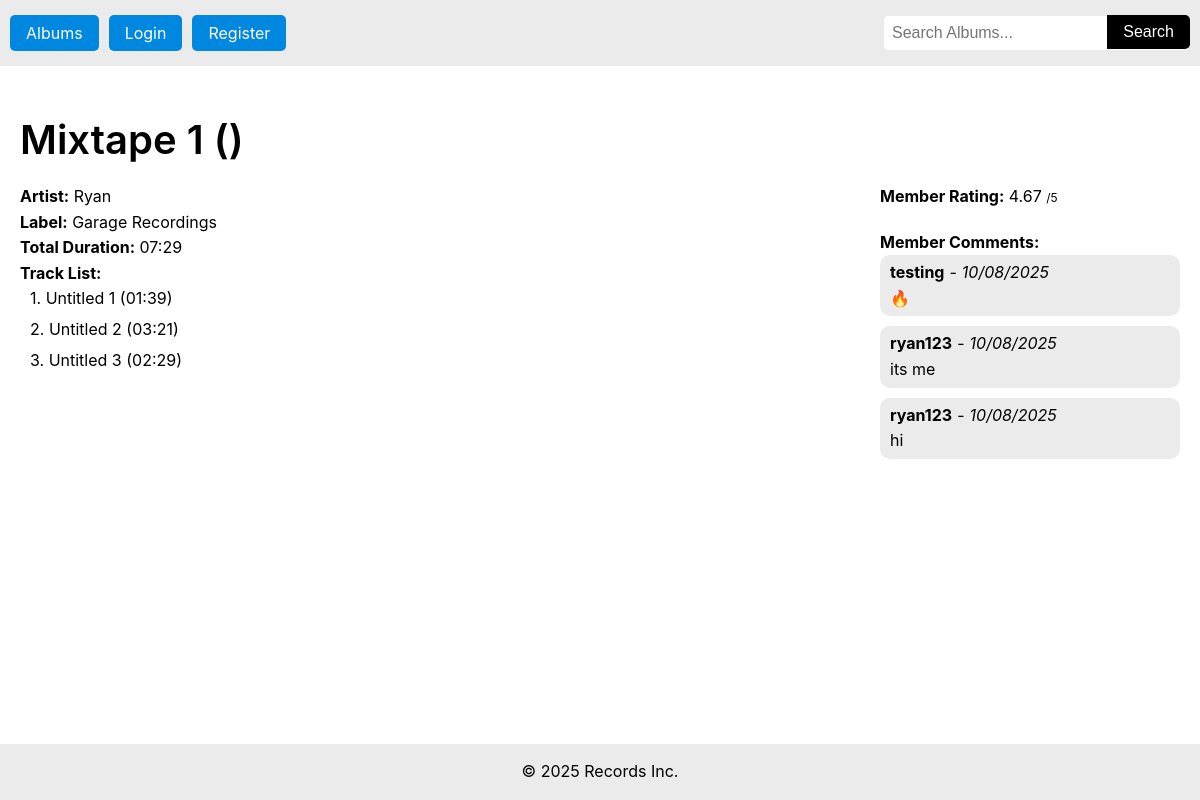
/album_details.php?id=3, run on an earlier commit of the app's database.
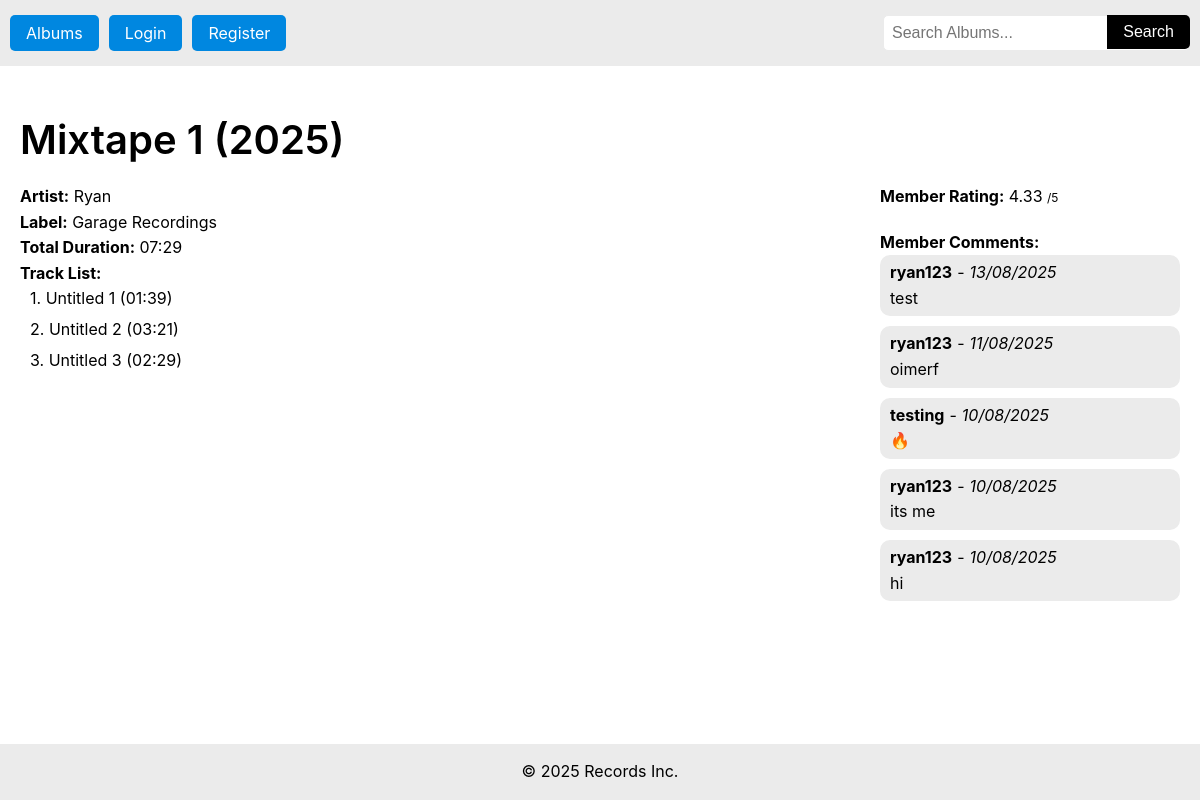
And on a later commit of the database.
### tables this page shows
CREATE TABLE `track` (
  `track_id` int(10) UNSIGNED NOT NULL,
  `album_id` int(10) UNSIGNED NOT NULL,
  `duration_sec` smallint(5) UNSIGNED NOT NULL,
  `title` varchar(255) NOT NULL,
  `track_no` tinyint(3) UNSIGNED NOT NULL
);

CREATE TABLE `comment` (
  `username` varchar(50) NOT NULL,
  `album_id` int(11) UNSIGNED NOT NULL,
  `content` varchar(255) NOT NULL,
  `created_at` timestamp NOT NULL DEFAULT current_timestamp(),
  `comment_id` int(11) UNSIGNED NOT NULL
);

### album_details.php (the view, shortened to what this page needs)
<?php
  require 'db_connect.php';
  $stmt = $db->prepare("SELECT a.album_id, a.title AS album_title, a.artist, a.label, a.release_year,
                              t.track_id, t.title AS track_title, t.duration_sec, t.track_no
                        FROM album a
                        LEFT JOIN track t ON a.album_id = t.album_id
                        WHERE a.album_id = ?
                        ORDER BY t.track_no");
  $stmt->execute([$_GET['id']]);
  $rows = $stmt->fetchAll();
  $album = [
    'album_id' => $rows[0]['album_id'],
    'title' => $rows[0]['album_title'],
    'artist' => $rows[0]['artist'],
    'label' => $rows[0]['label'],
    'release_year' => $rows[0]['release_year'],
    'tracks' => []
  ];
  $total_duration = 0;
  foreach ($rows as $row) {
    if ($row['track_id'] !== null) {
      $album['tracks'][] = [
        'track_id' => $row['track_id'],
        'title' => $row['track_title'],
        'duration_sec' => $row['duration_sec'],
        'track_no' => $row['track_no']
      ];
      $total_duration += (int)$row['duration_sec'];
    }
  }
  require "header.php";
?>
<main>
  <div style="display: flex; gap: 10px; align-items: center; margin-bottom: 20px">
    <h1 style="margin-bottom: 0"><?= htmlspecialchars($album['title']) ?> (<?= $album['release_year'] ?>)</h1>
  </div>
  <div class="column-container">
    <section>
      <p><strong>Artist:</strong> <?= htmlspecialchars($album['artist']) ?></p>
      <p><strong>Label:</strong> <?= htmlspecialchars($album['label']) ?></p>
      <?php if ($total_duration > 0 && $total_duration < 3600): ?>
        <p><strong>Total Duration:</strong> <?= gmdate("i:s", $total_duration) ?></p>
      <?php elseif($total_duration > 0 && $total_duration >= 3600): ?>
        <p><strong>Total Duration:</strong> <?= gmdate("H:i:s", $total_duration) ?></p>
      <?php endif; ?>
      <p><strong>Track List:</strong></p>
      <?php if (!empty($album['tracks'])): ?>
        <ol class="track-list">
          <?php foreach ($album['tracks'] as $track): ?>
            <li style="display: flex; gap: 6px">
              <?= htmlspecialchars($track['track_no']) ?>. <?= htmlspecialchars($track['title']) ?>
              (<?= gmdate("i:s", $track['duration_sec']) ?>)
            </li>
          <?php endforeach; ?>
        </ol>
      <?php else: ?>
        <p>No tracks found.</p>
      <?php endif; ?>
    </section>
    <aside>
      <?php
        $album_id = $_GET['id'];
        $stmt_avg = $db->prepare("SELECT ROUND(AVG(value), 2) AS avg_rating FROM rating WHERE album_id = ?");
        $stmt_avg->execute([$album_id]);
        $avg_result = $stmt_avg->fetch(PDO::FETCH_ASSOC);
        $avg_rating = $avg_result['avg_rating'] ?? 'N/A';
      ?>
      <p><strong>Member Rating:</strong> <?= $avg_rating ?> <span style="font-size: 12px">/5</span></p>
      <p class="member-comments-title"><strong>Member Comments:</strong></p>
      <?php
        $album_id = $_GET['id'];
        $stmt_comment = $db->prepare("SELECT username, content, created_at
                              FROM comment
                              WHERE album_id = ?
                              ORDER BY created_at DESC");
        $stmt_comment->execute([$album_id]);
        $comments = $stmt_comment->fetchAll(PDO::FETCH_ASSOC);
      ?>
      <ul class="comment-list">
        <?php if ($comments): ?>
          <?php foreach ($comments as $comment): ?>
            <li>
              <div class="comment-details">
                <p>
                  <strong>
                    <?php if (isset($_SESSION['username'])): ?>
                      <a href="user_profile.php?username=<?= urlencode($comment['username']) ?>">
                        <?= htmlspecialchars($comment['username']) ?>
                      </a>
                    <?php else: ?>
                      <?= htmlspecialchars($comment['username']) ?>
                    <?php endif; ?>
                  </strong>
                </p> -
                <p><em><?= date('d/m/Y', strtotime($comment['created_at'])) ?></em></p>
              </div>
              <p><?= nl2br(htmlspecialchars($comment['content'])) ?></p>
            </li>
          <?php endforeach; ?>
        <?php else: ?>
          <li><p>No comments yet. Be the first to comment!</p></li>
        <?php endif; ?>
      </ul>
    </aside>
  </div>
</main>
<?php require "footer.php"; ?>

### header.php (shortened to what this page needs)
<!DOCTYPE html>
<html lang="en">
  <head>
    <link rel="stylesheet" type="text/css" href="styles.css" />
  </head>
  <body>
    <header>
      <nav>
        <ul>
          <li><a class="button" href="album_list.php">Albums</a></li>
          <?php if (!isset($_SESSION['username'])): ?>
            <li><a class="button" href="login.php">Login</a></li>
            <li><a class="button" href="register.php">Register</a></li>
          <?php endif; ?>
        </ul>
      </nav>
      <div class="navbar-end">
        <form
          name="search_form"
          class="searchbar"
          method="post"
          action="album_list.php"
          onsubmit="return validateSearch()">
          <input id="search" name="search" type="text" placeholder="Search Albums...">
          <input class="button" type="submit" name="submit" value="Search" />
        </form>
      </div>
    </header>

### footer.php
    <footer>
      <p>&copy; 2025 Records Inc.</p>
    </footer>
  </body>
</html>

### styles.css (style rules this page uses)
:root { --black: #000000; --gray: #ebebeb; --accent: #0087e0; --white: #ffffff; }
*, *::before, *::after { box-sizing: border-box; margin: 0; padding: 0; }
html { font-size: 1rem; scroll-behavior: smooth; }
body { font-family: -apple-system, BlinkMacSystemFont, "Segoe UI", Roboto, Oxygen, Ubuntu, Cantarell, sans-serif; line-height: 1.6; color: var(--black); background: var(--white); min-height: 100vh; display: flex; flex-direction: column; }
main { flex-grow: 1; padding: 50px 20px; }
h1, h2, h3, h4, h5, h6 { margin-bottom: 1rem; line-height: 1.2; font-weight: 600; }
h1 { font-size: 2.5rem; }
footer { width: 100vw; background-color: var(--gray); padding: 15px 10px; display: flex; justify-content: center; }
.track-list { display: grid; gap: 5px; margin-left: 10px; list-style: none; }
.member-comments-title { margin-top: 20px; }
.comment-details { display: flex; gap: 5px; }

What changed in the data, as far as the page shows it:
added comment: username "ryan123", created_at "13/08/2025", content "test"
added comment: username "ryan123", created_at "11/08/2025", content "oimerf"
Also different on the page:
$album['release_year']: (not shown) → "2025"
$avg_rating: "4.67" → "4.33"
